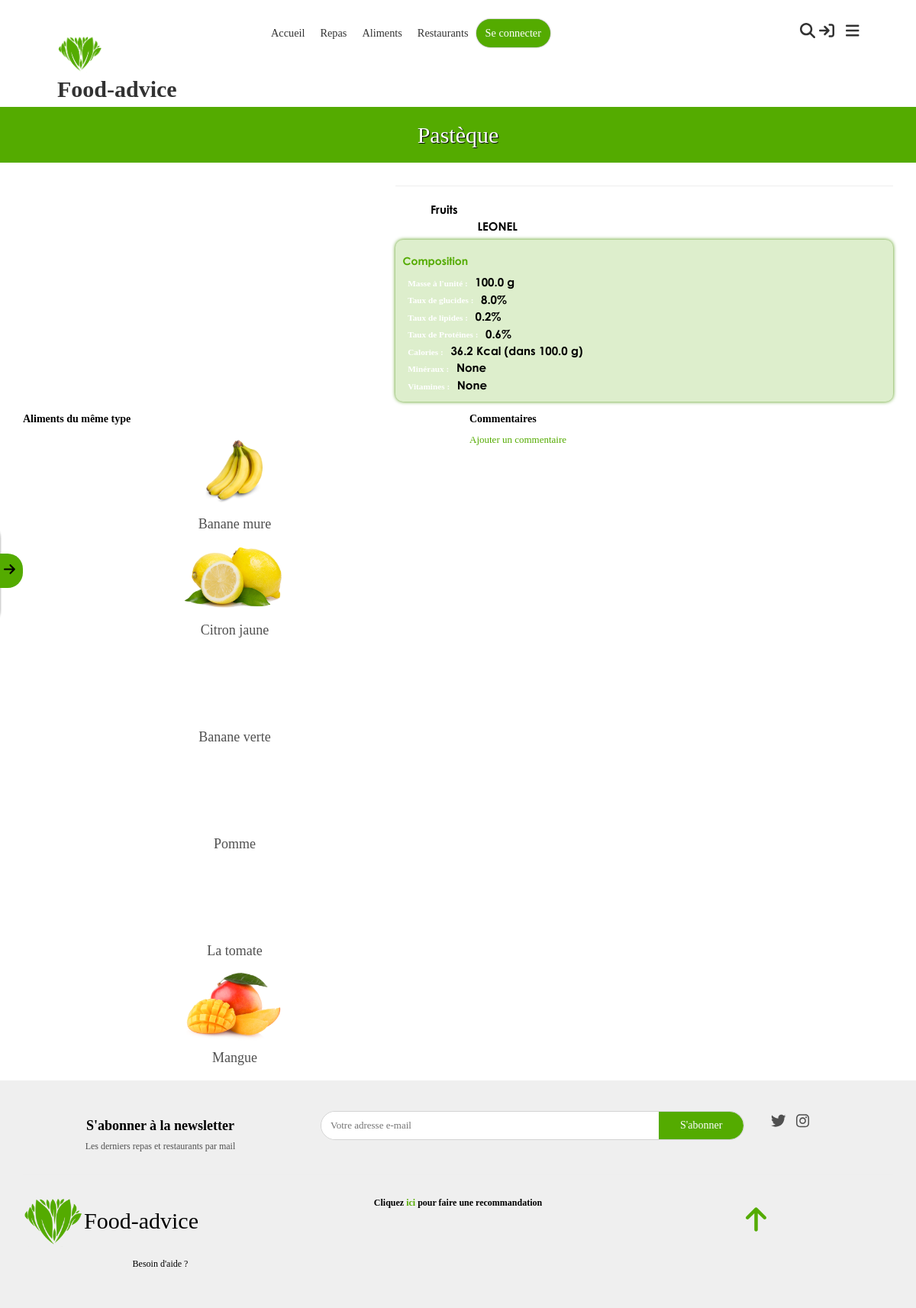
/aliments/16, run on the app's committed database.
### app/models.py (models this page shows, shortened)
class Commentable(models.Model):
    class Meta:
        abstract = True
    nom = models.CharField(max_length=50, unique=True)
    description = models.TextField(null=True, blank=True)
    image = models.FileField()
    approuve = models.BooleanField(default=False)
    contributeur = models.ForeignKey(Contributeur, models.CASCADE, null=True, blank=True)
    dateCreation = models.DateTimeField(auto_now=True)
    dateDerniereModification = models.DateTimeField(auto_now_add=True)

class Aliment(Commentable):
    uniteComptage = models.CharField(max_length=30, verbose_name="Unité de comptage", null=True, blank=True, help_text="Comment on compte l'aliment (ex:doigt pour une banane)")
    masseUnite = models.FloatField(verbose_name="Masse unité (g)", help_text="La masse en grammes d'un élément (ex: 120 pour la banage)")
    image = models.FileField(upload_to="static/images/aliments/", validators=[FileExtensionValidator(allowed_extensions=IMAGE_EXTENSIONS)])
    tauxProteines = models.FloatField(default=0, verbose_name="Taux de proteines", help_text="Taux de proteines dans 100g")
    tauxLipides = models.FloatField(default=0, verbose_name="Taux de lipides", help_text="Taux de lipides dans 100g")
    tauxGlucides = models.FloatField(default=0, verbose_name="Taux de glucides", help_text="Taux de glucides dans 100g")
    mineraux = models.CharField(max_length=255, null=True, blank=True, verbose_name="Mineraux", help_text="Motif : mineral1, minearl2, ...")
    vitamines = models.CharField(max_length=255, null=True, blank=True, verbose_name="Vitamines", help_text="Motif : vitamine1, vitamine2, ...")
    detailApports = models.TextField(null=True, blank=True, verbose_name="Détail des apports", help_text="Vertus de l'aliment")
    detailRisques = models.TextField(null=True, blank=True, verbose_name="Détail des risques", help_text="Problèmes liés à une consommation non suivie")
    type = models.ForeignKey(TypeAliment, models.CASCADE, verbose_name="Type")
    def calories(self):
        return round(((((self.tauxGlucides + self.tauxProteines) * 4) + (self.tauxLipides * 9)) * (self.masseUnite / 100)), 2)

class TypeAliment(models.Model):
    nom = models.CharField(max_length=30)
    detailRisques = models.TextField(null=True, blank=True)
    detailApports = models.TextField(null=True, blank=True)
    def __str__(self):
        return self.nom

class Contributeur(models.Model):
    nom = models.CharField(max_length=50, verbose_name="Nom complet")
    nomUtilisateur = models.CharField(max_length=30, verbose_name="Nom d'utilisateur", unique=True)
    motDePasse = models.CharField(max_length=255, verbose_name="Mot de passe")
    dateNaissance = models.DateField(null=True, blank=True,verbose_name="Date de naissance", help_text="Utile pour le suivi de l'alimentation")
    sexe = models.IntegerField(choices=SEXES, null=True, blank=True,verbose_name="Sexe", help_text="Utile pour le suivi de l'alimentation")
    email = models.CharField(max_length=255, null=True, blank=True, verbose_name="Adresse email")
    professionnelSante = models.BooleanField(default=False, verbose_name="Professionnel de la santé")
    """
        Retourne les contributeurs professionels
    """
    """
        Nombre total de messages non lus par le contributeur, toutes les conversations confonfues
    """
    def __str__(self):
        return self.nomUtilisateur

### app/views_aliments.py (the view)
# urls.py: path("<int:id>", views_foods.show, name="show-food"),
def show(request, id):#présentation d'un aliment
    aliment = Aliment.objects.get(id=id)
    commentaires = CommentaireAliment.objects.filter(aliment=aliment).order_by("-date")
    autresAliments = Aliment.objects.filter(~Q(pk=id), Q(approuve=True) | Q(contributeur=getUser(request.session)), type=aliment.type)[0:6]
    return render(request, template_name="aliment/show.html", context={
        'aliment':aliment,
        'commentaires':commentaires,
        'autresAliments':autresAliments
    })

### app/custom_tags_filters.py (called while the page is built)
@register.simple_tag
def css(filePath):
    return mark_safe('<link rel="stylesheet" type="text/css" href="'+settings.STATIC_URL+filePath+'"/>')

@register.simple_tag
def js(filePath):
    return mark_safe('<script type="text/javascript" src="'+settings.STATIC_URL+filePath+'"></script>')

### app/user_session.py (called while the page is built)
def isUserConnected(session):
    return session.__contains__("user_id")

def getUser(session) -> Contributeur:
    if isUserConnected(session):
        try:
            return Contributeur.objects.get(id=session["user_id"])
        except Contributeur.DoesNotExist:
            disconnectUser(session)
            return None
    else:
        return None

### context_processors.py (called while the page is built)
def globals(request):
    return {
        'appUser':getUser(request.session)
    }

### templates/aliment/show.html (shortened to what this page needs)
{% extends "base.html" %}
{% block styles %}
    {% css "css/aliment-show.css" %}
{% endblock %}
{% block body %}
    <h2 id="aliment-title">
        {{ aliment.nom }}
    </h2>
    <div class="floating-recommendation-link">
        Vous pouvez recommander un aliment qui n'est pas dans notre liste<br>
        <span class="toggle-btn"><i class="fas fa-arrow-right icon-2"></i></span>
    </div>
<div class="container">
    <div class="row">
        <div class="col-12 col-md-5">
        </div>
        <div class="col-12 col-md-7" id="details">
            <hr>
            <div>
                <span class="label">Type : </span>
                <span class="value">{{ aliment.type }}</span>
            </div>
            {%if aliment.contributeur is not null %}
                <div>
                    <span class="label">Recommandé par : </span>
                    <span class="value">{{ aliment.contributeur }}</span>
                </div>
            {% endif %}
            <div id="composition" class="mt-3">
                <h5>Composition</h5>
                <div>
                    <span class="label">Masse à l'unité : </span>
                    <span class="value">{{ aliment.masseUnite }} g</span>
                </div>
                <div>
                    <span class="label">Taux de glucides : </span>
                    <span class="value">{{ aliment.tauxGlucides }}%</span>
                </div>
                <div>
                    <span class="label">Taux de lipides : </span>
                    <span class="value">{{ aliment.tauxLipides }}%</span>
                </div>
                <div>
                    <span class="label">Taux de Protéines : </span>
                    <span class="value">{{ aliment.tauxProteines }}%</span>
                </div>
                <div>
                    <span class="label">Calories : </span>
                    <span class="value">{{ aliment.calories }} Kcal (dans {{ aliment.masseUnite }} g)</span>
                </div>
                <div>
                    <span class="label">Minéraux : </span>
                    <span class="value">{{ aliment.mineraux }}</span>
                </div>
                <div>
                    <span class="label">Vitamines : </span>
                    <span class="value">{{ aliment.vitamines }}</span>
                </div>
            </div>
        </div>
    </div>
    <div class="row mt-3">
        {% if autresAliments.count > 0 %}
        <div class="col-12 col-md-6 order-2 order-md-1">
            <h5 class="title">Aliments du même type</h5>
            <div class="row row-cols-3">
                {% include "load/aliments.html" with aliments=autresAliments%}
            </div>
        </div>
        {% endif %}
        <div class="col-12 col-md-6 order-1 order-md-2">
            <h5 class="title">Commentaires</h5>
            {% if appUser is not null %}
                <span>Ajouter un commentaire</span>
                <form id="new-comment-form">
                    <textarea id="comment-text" placeholder="Votre commentaire ici"></textarea>
                    <div class="d-flex justify-content-end mt-1">
                        <button class="btn btn-primary" id="add-comment" type="button">Ajouter</button>
                    </div>
                </form>
            {% else %}
                <a id="btn-commenter" class="text-primary">Ajouter un commentaire</a>
            {% endif %}
        </div>
    </div>
</div>
{% endblock %}

### templates/macros/_presentation-aliments.html (shortened to what this page needs)
<a href="{% url "show-aliment" aliment.id %}" class="aliment aliment-little-presentation text-center" data-aos="zoom-in">
    <div class="image-div">
        <img src="/{{ aliment.image }}" alt="" class="aliment-image">
    </div>
    <h4 class="aliment-title">{{ aliment.nom }}</h4>
</a>

### static/css/main.css (style rules this page uses)
:root { --primary:$primary-color; }
a { text-decoration: none; color: inherit; cursor: pointer; }
.text-primary { color: #54ab00 !important; }
.floating-recommendation-link { position: fixed; background: linear-gradient(-90deg, #54ab00, #baff78); border-radius: 0 20px 20px 0; box-shadow: 0 0 3px gray; padding: 30px; text-align: center; color: black; z-index: 10; font-size: 17px; top: 40%; width: 30%; left: -30%; transition: all .3s ease; }
.floating-recommendation-link .toggle-btn { position: absolute; right: -30px; background: #54ab00; padding: 10px; top: 30%; border-radius: 0 20px 20px 0; transition: all .2s ease; cursor: pointer; }
.aliment-little-presentation { position: relative; text-align: center; }
.aliment-little-presentation .image-div { height: 100px; overflow: hidden; display: flex; justify-content: center; align-content: center; flex-wrap: wrap; }
.aliment-little-presentation .image-div img { height: 98%; transition: all .5s ease; }
.aliment-little-presentation .aliment-title { font-size: 18px; }
body { font-size: 13px; color: #505050; margin: 0; padding: 0; overflow-x: hidden; width: 100% !important; font-family: "century gothic"; }
.title { font-family: "mayeka"; font-weight: bold; color: black; }

### static/css/aliment-show.css (style rules this page uses)
#aliment-title { background: #54ab00; color: white; text-shadow: 1px 1px 1px black; font-family: "mayeka"; padding: 20px 0; text-align: center; }
.value { font-family: "century gothic Bold"; color: black; }
#details { font-size: 15px; }
#composition { margin: 5px 0; padding: 10px; background: rgba(84, 171, 0, 0.2); box-shadow: 0 0 5px #479200; border-radius: 10px; }
#composition h5 { color: #54ab00; font-family: "century gothic Bold"; }

### data on the page
Aliment: nom "Pastèque", type "Fruits", contributeur "LEONEL", masseUnite "100.0", tauxGlucides "8.0", tauxLipides "0.2", tauxProteines "0.6", calories "36.2", mineraux "None", vitamines "None"
Aliment: image (picture), nom "Banane mure"
Aliment: image (picture), nom "Citron jaune"
Aliment: nom "Banane verte"
Aliment: nom "Pomme"
Aliment: nom "La tomate"
Aliment: image (picture), nom "Mangue"
